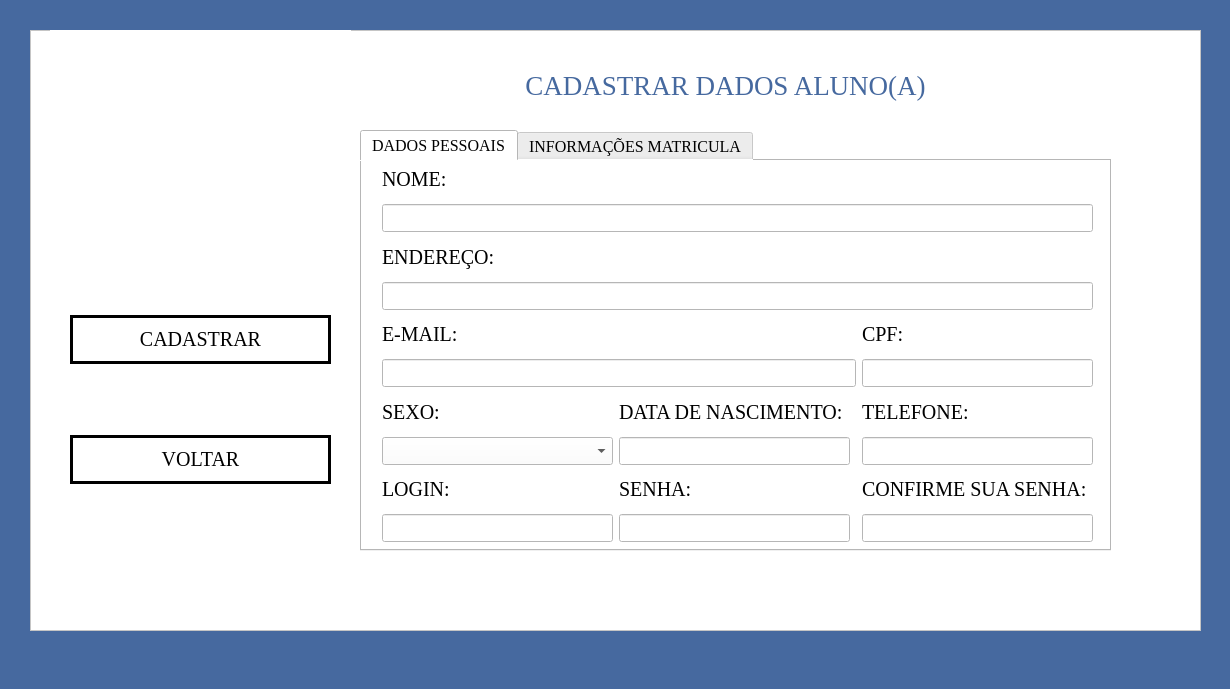
<?xml version="1.0" encoding="UTF-8"?>
<ui version="4.0">
 <class>tela_cadastro_alunos</class>
 <widget class="QMainWindow" name="tela_cadastro_alunos">
  <property name="geometry">
   <rect>
    <x>0</x>
    <y>0</y>
    <width>1230</width>
    <height>689</height>
   </rect>
  </property>
  <property name="windowTitle">
   <string>Cadastradar Aluno(a)</string>
  </property>
  <property name="windowIcon">
   <iconset>
    <normaloff>imagens/diplomado.png</normaloff>imagens/diplomado.png</iconset>
  </property>
  <property name="styleSheet">
   <string notr="true">background-color:rgb(70, 105, 159);</string>
  </property>
  <widget class="QWidget" name="centralwidget">
   <widget class="QFrame" name="frame">
    <property name="geometry">
     <rect>
      <x>30</x>
      <y>30</y>
      <width>1171</width>
      <height>601</height>
     </rect>
    </property>
    <property name="styleSheet">
     <string notr="true">background-color: rgb(255, 255, 255);</string>
    </property>
    <property name="frameShape">
     <enum>QFrame::StyledPanel</enum>
    </property>
    <property name="frameShadow">
     <enum>QFrame::Raised</enum>
    </property>
    <widget class="QTabWidget" name="tabWidget">
     <property name="geometry">
      <rect>
       <x>330</x>
       <y>100</y>
       <width>751</width>
       <height>421</height>
      </rect>
     </property>
     <property name="maximumSize">
      <size>
       <width>751</width>
       <height>16777215</height>
      </size>
     </property>
     <property name="font">
      <font>
       <family>Georgia</family>
       <pointsize>12</pointsize>
      </font>
     </property>
     <property name="currentIndex">
      <number>0</number>
     </property>
     <widget class="QWidget" name="tab">
      <attribute name="title">
       <string>DADOS PESSOAIS</string>
      </attribute>
      <widget class="QWidget" name="layoutWidget">
       <property name="geometry">
        <rect>
         <x>20</x>
         <y>0</y>
         <width>711</width>
         <height>381</height>
        </rect>
       </property>
       <layout class="QGridLayout" name="gridLayout">
        <item row="8" column="1">
         <widget class="QLabel" name="label_36">
          <property name="font">
           <font>
            <family>Georgia</family>
            <pointsize>15</pointsize>
            <weight>50</weight>
            <bold>false</bold>
           </font>
          </property>
          <property name="styleSheet">
           <string notr="true">background-color: transparent;</string>
          </property>
          <property name="text">
           <string>DATA DE NASCIMENTO:</string>
          </property>
         </widget>
        </item>
        <item row="10" column="1">
         <widget class="QLabel" name="label_44">
          <property name="font">
           <font>
            <family>Georgia</family>
            <pointsize>15</pointsize>
            <weight>50</weight>
            <bold>false</bold>
           </font>
          </property>
          <property name="styleSheet">
           <string notr="true">background-color: transparent;</string>
          </property>
          <property name="text">
           <string>SENHA:</string>
          </property>
         </widget>
        </item>
        <item row="10" column="0">
         <widget class="QLabel" name="label_42">
          <property name="font">
           <font>
            <family>Georgia</family>
            <pointsize>15</pointsize>
            <weight>50</weight>
            <bold>false</bold>
           </font>
          </property>
          <property name="styleSheet">
           <string notr="true">background-color: transparent;</string>
          </property>
          <property name="text">
           <string>LOGIN:</string>
          </property>
         </widget>
        </item>
        <item row="10" column="3">
         <widget class="QLabel" name="label_45">
          <property name="font">
           <font>
            <family>Georgia</family>
            <pointsize>15</pointsize>
            <weight>50</weight>
            <bold>false</bold>
           </font>
          </property>
          <property name="styleSheet">
           <string notr="true">background-color: transparent;</string>
          </property>
          <property name="text">
           <string>CONFIRME SUA SENHA:</string>
          </property>
         </widget>
        </item>
        <item row="11" column="1">
         <widget class="QLineEdit" name="lineEdit_39">
          <property name="font">
           <font>
            <family>Georgia</family>
            <pointsize>13</pointsize>
            <weight>50</weight>
            <bold>false</bold>
           </font>
          </property>
          <property name="styleSheet">
           <string notr="true">background-color:rgb(255, 255, 255);
border-radius:13px;
border-style:outset;
border-width:2px;
border-color:rgb(70, 105, 159);
color:rgb(70, 105, 159)
;
LineEdit {
    background-color: transparent;
    border: 1px solid black;
    border-radius: 3px;
    padding: 6px;
}</string>
          </property>
          <property name="text">
           <string/>
          </property>
          <property name="placeholderText">
           <string/>
          </property>
         </widget>
        </item>
        <item row="11" column="3">
         <widget class="QLineEdit" name="lineEdit_40">
          <property name="font">
           <font>
            <family>Georgia</family>
            <pointsize>13</pointsize>
            <weight>50</weight>
            <bold>false</bold>
           </font>
          </property>
          <property name="styleSheet">
           <string notr="true">background-color:rgb(255, 255, 255);
border-radius:13px;
border-style:outset;
border-width:2px;
border-color:rgb(70, 105, 159);
color:rgb(70, 105, 159)
;
LineEdit {
    background-color: transparent;
    border: 1px solid black;
    border-radius: 3px;
    padding: 6px;
}</string>
          </property>
          <property name="text">
           <string/>
          </property>
          <property name="placeholderText">
           <string/>
          </property>
         </widget>
        </item>
        <item row="9" column="0">
         <widget class="QComboBox" name="comboBox_2">
          <property name="font">
           <font>
            <family>Georgia</family>
            <pointsize>13</pointsize>
            <weight>50</weight>
            <bold>false</bold>
           </font>
          </property>
          <property name="styleSheet">
           <string notr="true">background-color:rgb(255, 255, 255);
border-radius:13px;
border-style:outset;
border-width:2px;
border-color:rgb(70, 105, 159);
color:rgb(70, 105, 159)
;
LineEdit {
    background-color: transparent;
    border: 1px solid black;
    border-radius: 3px;
    padding: 6px;
}</string>
          </property>
          <item>
           <property name="text">
            <string/>
           </property>
          </item>
          <item>
           <property name="text">
            <string>MASCULINO</string>
           </property>
          </item>
          <item>
           <property name="text">
            <string>FEMININO</string>
           </property>
          </item>
          <item>
           <property name="text">
            <string>OUTROS</string>
           </property>
          </item>
          <item>
           <property name="text">
            <string>NÃO QUERO DECLARAR</string>
           </property>
          </item>
         </widget>
        </item>
        <item row="6" column="0">
         <widget class="QLabel" name="label_43">
          <property name="font">
           <font>
            <family>Georgia</family>
            <pointsize>15</pointsize>
            <weight>50</weight>
            <bold>false</bold>
           </font>
          </property>
          <property name="styleSheet">
           <string notr="true">background-color: transparent;</string>
          </property>
          <property name="text">
           <string>E-MAIL:</string>
          </property>
         </widget>
        </item>
        <item row="11" column="0">
         <widget class="QLineEdit" name="lineEdit_38">
          <property name="font">
           <font>
            <family>Georgia</family>
            <pointsize>13</pointsize>
            <weight>50</weight>
            <bold>false</bold>
           </font>
          </property>
          <property name="styleSheet">
           <string notr="true">background-color:rgb(255, 255, 255);
border-radius:13px;
border-style:outset;
border-width:2px;
border-color:rgb(70, 105, 159);
color:rgb(70, 105, 159)
;
LineEdit {
    background-color: transparent;
    border: 1px solid black;
    border-radius: 3px;
    padding: 6px;
}</string>
          </property>
          <property name="text">
           <string/>
          </property>
          <property name="placeholderText">
           <string/>
          </property>
         </widget>
        </item>
        <item row="9" column="1">
         <widget class="QLineEdit" name="lineEdit_32">
          <property name="font">
           <font>
            <family>Georgia</family>
            <pointsize>13</pointsize>
            <weight>50</weight>
            <bold>false</bold>
           </font>
          </property>
          <property name="styleSheet">
           <string notr="true">background-color:rgb(255, 255, 255);
border-radius:13px;
border-style:outset;
border-width:2px;
border-color:rgb(70, 105, 159);
color:rgb(70, 105, 159)
;
LineEdit {
    background-color: transparent;
    border: 1px solid black;
    border-radius: 3px;
    padding: 6px;
}</string>
          </property>
          <property name="text">
           <string/>
          </property>
          <property name="placeholderText">
           <string/>
          </property>
         </widget>
        </item>
        <item row="8" column="0">
         <widget class="QLabel" name="label_41">
          <property name="font">
           <font>
            <family>Georgia</family>
            <pointsize>15</pointsize>
            <weight>50</weight>
            <bold>false</bold>
           </font>
          </property>
          <property name="styleSheet">
           <string notr="true">background-color: transparent;</string>
          </property>
          <property name="text">
           <string>SEXO:</string>
          </property>
         </widget>
        </item>
        <item row="8" column="3">
         <widget class="QLabel" name="label_37">
          <property name="font">
           <font>
            <family>Georgia</family>
            <pointsize>15</pointsize>
            <weight>50</weight>
            <bold>false</bold>
           </font>
          </property>
          <property name="styleSheet">
           <string notr="true">background-color: transparent;</string>
          </property>
          <property name="text">
           <string>TELEFONE:</string>
          </property>
         </widget>
        </item>
        <item row="9" column="3">
         <widget class="QLineEdit" name="lineEdit_33">
          <property name="font">
           <font>
            <family>Georgia</family>
            <pointsize>13</pointsize>
            <weight>50</weight>
            <bold>false</bold>
           </font>
          </property>
          <property name="styleSheet">
           <string notr="true">background-color:rgb(255, 255, 255);
border-radius:13px;
border-style:outset;
border-width:2px;
border-color:rgb(70, 105, 159);
color:rgb(70, 105, 159)
;
LineEdit {
    background-color: transparent;
    border: 1px solid black;
    border-radius: 3px;
    padding: 6px;
}</string>
          </property>
          <property name="text">
           <string/>
          </property>
          <property name="placeholderText">
           <string/>
          </property>
         </widget>
        </item>
        <item row="2" column="0" colspan="3">
         <widget class="QLabel" name="label_38">
          <property name="font">
           <font>
            <family>Georgia</family>
            <pointsize>15</pointsize>
            <weight>50</weight>
            <bold>false</bold>
           </font>
          </property>
          <property name="styleSheet">
           <string notr="true">background-color: transparent;</string>
          </property>
          <property name="text">
           <string>ENDEREÇO:</string>
          </property>
         </widget>
        </item>
        <item row="0" column="0">
         <widget class="QLabel" name="label_35">
          <property name="font">
           <font>
            <family>Georgia</family>
            <pointsize>15</pointsize>
            <weight>50</weight>
            <bold>false</bold>
           </font>
          </property>
          <property name="styleSheet">
           <string notr="true">background-color: transparent;</string>
          </property>
          <property name="text">
           <string>NOME:</string>
          </property>
         </widget>
        </item>
        <item row="4" column="0" colspan="4">
         <widget class="QLineEdit" name="lineEdit_34">
          <property name="font">
           <font>
            <pointsize>13</pointsize>
           </font>
          </property>
          <property name="styleSheet">
           <string notr="true">background-color:rgb(255, 255, 255);
border-radius:13px;
border-style:outset;
border-width:2px;
border-color:rgb(70, 105, 159);
color:rgb(70, 105, 159)
;
LineEdit {
    background-color: transparent;
    border: 1px solid black;
    border-radius: 3px;
    padding: 6px;
}</string>
          </property>
          <property name="text">
           <string/>
          </property>
          <property name="placeholderText">
           <string/>
          </property>
         </widget>
        </item>
        <item row="7" column="0" colspan="3">
         <widget class="QLineEdit" name="lineEdit_37">
          <property name="font">
           <font>
            <family>Georgia</family>
            <pointsize>13</pointsize>
            <weight>50</weight>
            <bold>false</bold>
           </font>
          </property>
          <property name="styleSheet">
           <string notr="true">background-color:rgb(255, 255, 255);
border-radius:13px;
border-style:outset;
border-width:2px;
border-color:rgb(70, 105, 159);
color:rgb(70, 105, 159)
;
LineEdit {
    background-color: transparent;
    border: 1px solid black;
    border-radius: 3px;
    padding: 6px;
}</string>
          </property>
          <property name="text">
           <string/>
          </property>
          <property name="placeholderText">
           <string/>
          </property>
         </widget>
        </item>
        <item row="6" column="3">
         <widget class="QLabel" name="label_39">
          <property name="font">
           <font>
            <family>Georgia</family>
            <pointsize>15</pointsize>
            <weight>50</weight>
            <bold>false</bold>
           </font>
          </property>
          <property name="styleSheet">
           <string notr="true">background-color: transparent;</string>
          </property>
          <property name="text">
           <string>CPF:</string>
          </property>
         </widget>
        </item>
        <item row="7" column="3">
         <widget class="QLineEdit" name="lineEdit_35">
          <property name="font">
           <font>
            <pointsize>13</pointsize>
           </font>
          </property>
          <property name="styleSheet">
           <string notr="true">background-color:rgb(255, 255, 255);
border-radius:13px;
border-style:outset;
border-width:2px;
border-color:rgb(70, 105, 159);
color:rgb(70, 105, 159)
;
LineEdit {
    background-color: transparent;
    border: 1px solid black;
    border-radius: 3px;
    padding: 6px;
}</string>
          </property>
          <property name="text">
           <string/>
          </property>
          <property name="placeholderText">
           <string/>
          </property>
         </widget>
        </item>
        <item row="1" column="0" colspan="4">
         <widget class="QLineEdit" name="lineEdit_31">
          <property name="font">
           <font>
            <family>Georgia</family>
            <pointsize>13</pointsize>
            <weight>50</weight>
            <bold>false</bold>
           </font>
          </property>
          <property name="styleSheet">
           <string notr="true">background-color:rgb(255, 255, 255);
border-radius:13px;
border-style:outset;
border-width:2px;
border-color:rgb(70, 105, 159);
color:rgb(70, 105, 159)
;
LineEdit {
    background-color: transparent;
    border: 1px solid black;
    border-radius: 3px;
    padding: 6px;
}</string>
          </property>
          <property name="text">
           <string/>
          </property>
          <property name="placeholderText">
           <string/>
          </property>
         </widget>
        </item>
       </layout>
      </widget>
     </widget>
     <widget class="QWidget" name="widget">
      <attribute name="title">
       <string>INFORMAÇÕES MATRICULA</string>
      </attribute>
      <widget class="QWidget" name="layoutWidget">
       <property name="geometry">
        <rect>
         <x>10</x>
         <y>20</y>
         <width>721</width>
         <height>201</height>
        </rect>
       </property>
       <layout class="QGridLayout" name="gridLayout_2">
        <item row="0" column="0">
         <widget class="QLabel" name="label_46">
          <property name="font">
           <font>
            <family>Georgia</family>
            <pointsize>15</pointsize>
           </font>
          </property>
          <property name="styleSheet">
           <string notr="true">background-color: transparent;</string>
          </property>
          <property name="text">
           <string>DATA DE MATRÍCULA:</string>
          </property>
         </widget>
        </item>
        <item row="0" column="1">
         <widget class="QLabel" name="label_47">
          <property name="font">
           <font>
            <family>Georgia</family>
            <pointsize>15</pointsize>
           </font>
          </property>
          <property name="styleSheet">
           <string notr="true">background-color: transparent;</string>
          </property>
          <property name="text">
           <string>CURSO:</string>
          </property>
         </widget>
        </item>
        <item row="1" column="0">
         <widget class="QLineEdit" name="lineEdit_41">
          <property name="font">
           <font>
            <family>Georgia</family>
            <pointsize>13</pointsize>
           </font>
          </property>
          <property name="styleSheet">
           <string notr="true">background-color:rgb(255, 255, 255);
border-radius:13px;
border-style:outset;
border-width:2px;
border-color:rgb(70, 105, 159);
color:rgb(70, 105, 159)
;
LineEdit {
    background-color: transparent;
    border: 1px solid black;
    border-radius: 3px;
    padding: 6px;
}</string>
          </property>
          <property name="text">
           <string/>
          </property>
          <property name="placeholderText">
           <string/>
          </property>
         </widget>
        </item>
        <item row="1" column="1">
         <widget class="QComboBox" name="comboBox_3">
          <property name="font">
           <font>
            <family>Georgia</family>
            <pointsize>13</pointsize>
           </font>
          </property>
          <property name="styleSheet">
           <string notr="true">background-color:rgb(255, 255, 255);
border-radius:13px;
border-style:outset;
border-width:2px;
border-color:rgb(70, 105, 159);
color:rgb(70, 105, 159)
;
LineEdit {
    background-color: transparent;
    border: 1px solid black;
    border-radius: 3px;
    padding: 6px;
}</string>
          </property>
          <item>
           <property name="text">
            <string/>
           </property>
          </item>
          <item>
           <property name="text">
            <string>NUTRIÇÃO</string>
           </property>
          </item>
          <item>
           <property name="text">
            <string>ENGENHARIA DA COMPUTAÇÃO</string>
           </property>
          </item>
          <item>
           <property name="text">
            <string>LETRAS</string>
           </property>
          </item>
          <item>
           <property name="text">
            <string>EDUCAÇÃO FÍSICA</string>
           </property>
          </item>
          <item>
           <property name="text">
            <string/>
           </property>
          </item>
         </widget>
        </item>
        <item row="2" column="0">
         <widget class="QLabel" name="label_48">
          <property name="font">
           <font>
            <family>Georgia</family>
            <pointsize>15</pointsize>
           </font>
          </property>
          <property name="styleSheet">
           <string notr="true">background-color: transparent;</string>
          </property>
          <property name="text">
           <string>CARGA HORÁRIA CURSO:</string>
          </property>
         </widget>
        </item>
        <item row="2" column="1">
         <widget class="QLabel" name="label_50">
          <property name="font">
           <font>
            <family>Georgia</family>
            <pointsize>15</pointsize>
           </font>
          </property>
          <property name="styleSheet">
           <string notr="true">background-color: transparent;</string>
          </property>
          <property name="text">
           <string>TURNO:</string>
          </property>
         </widget>
        </item>
        <item row="3" column="0">
         <widget class="QLineEdit" name="lineEdit_42">
          <property name="font">
           <font>
            <family>Georgia</family>
            <pointsize>13</pointsize>
           </font>
          </property>
          <property name="styleSheet">
           <string notr="true">background-color:rgb(255, 255, 255);
border-radius:13px;
border-style:outset;
border-width:2px;
border-color:rgb(70, 105, 159);
color:rgb(70, 105, 159)
;
LineEdit {
    background-color: transparent;
    border: 1px solid black;
    border-radius: 3px;
    padding: 6px;
}</string>
          </property>
          <property name="text">
           <string/>
          </property>
          <property name="placeholderText">
           <string/>
          </property>
         </widget>
        </item>
        <item row="3" column="1">
         <widget class="QComboBox" name="comboBox_4">
          <property name="font">
           <font>
            <family>Georgia</family>
            <pointsize>13</pointsize>
           </font>
          </property>
          <property name="styleSheet">
           <string notr="true">background-color:rgb(255, 255, 255);
border-radius:13px;
border-style:outset;
border-width:2px;
border-color:rgb(70, 105, 159);
color:rgb(70, 105, 159)
;
LineEdit {
    background-color: transparent;
    border: 1px solid black;
    border-radius: 3px;
    padding: 6px;
}</string>
          </property>
          <item>
           <property name="text">
            <string/>
           </property>
          </item>
          <item>
           <property name="text">
            <string/>
           </property>
          </item>
          <item>
           <property name="text">
            <string>MANHÃ</string>
           </property>
          </item>
          <item>
           <property name="text">
            <string>TARDE</string>
           </property>
          </item>
          <item>
           <property name="text">
            <string>NOITE</string>
           </property>
          </item>
         </widget>
        </item>
       </layout>
      </widget>
     </widget>
    </widget>
    <widget class="QLabel" name="label_2">
     <property name="geometry">
      <rect>
       <x>20</x>
       <y>0</y>
       <width>301</width>
       <height>261</height>
      </rect>
     </property>
     <property name="text">
      <string/>
     </property>
     <property name="pixmap">
      <pixmap>imagens/LOGO_UNIVERS.png</pixmap>
     </property>
     <property name="scaledContents">
      <bool>true</bool>
     </property>
    </widget>
    <widget class="QLabel" name="label_4">
     <property name="geometry">
      <rect>
       <x>480</x>
       <y>20</y>
       <width>431</width>
       <height>71</height>
      </rect>
     </property>
     <property name="font">
      <font>
       <family>Georgia</family>
       <pointsize>20</pointsize>
      </font>
     </property>
     <property name="styleSheet">
      <string notr="true">color:rgb(70, 105, 159);</string>
     </property>
     <property name="text">
      <string>CADASTRAR DADOS ALUNO(A)</string>
     </property>
     <property name="alignment">
      <set>Qt::AlignCenter</set>
     </property>
    </widget>
    <widget class="QLabel" name="label">
     <property name="geometry">
      <rect>
       <x>380</x>
       <y>550</y>
       <width>381</width>
       <height>31</height>
      </rect>
     </property>
     <property name="styleSheet">
      <string notr="true">BACKGROUND-COLOR:rgb(255, 255, 255);
COLOR:rgb(70, 105, 159)</string>
     </property>
     <property name="text">
      <string/>
     </property>
    </widget>
    <widget class="QWidget" name="layoutWidget">
     <property name="geometry">
      <rect>
       <x>40</x>
       <y>220</y>
       <width>261</width>
       <height>301</height>
      </rect>
     </property>
     <layout class="QVBoxLayout" name="verticalLayout">
      <item>
       <widget class="QPushButton" name="botao_cadastrar_alunos">
        <property name="font">
         <font>
          <family>Georgia</family>
          <pointsize>15</pointsize>
          <weight>50</weight>
          <bold>false</bold>
         </font>
        </property>
        <property name="cursor">
         <cursorShape>UpArrowCursor</cursorShape>
        </property>
        <property name="styleSheet">
         <string notr="true">QPushButton:hover{
	background-color: lightblue
}
QPushButton{
border:3px solid black;
border-radius: 25px;
padding: 10px;
}</string>
        </property>
        <property name="text">
         <string>CADASTRAR</string>
        </property>
        <property name="icon">
         <iconset>
          <normaloff>imagens/6722157001674724201-32.png</normaloff>imagens/6722157001674724201-32.png</iconset>
        </property>
        <property name="iconSize">
         <size>
          <width>30</width>
          <height>30</height>
         </size>
        </property>
       </widget>
      </item>
      <item>
       <widget class="QPushButton" name="botao_voltar">
        <property name="font">
         <font>
          <family>Georgia</family>
          <pointsize>15</pointsize>
          <weight>50</weight>
          <bold>false</bold>
         </font>
        </property>
        <property name="cursor">
         <cursorShape>UpArrowCursor</cursorShape>
        </property>
        <property name="styleSheet">
         <string notr="true">QPushButton:hover{
	background-color: lightblue
}
QPushButton{
border:3px solid black;
border-radius: 25px;
padding: 10px;
}</string>
        </property>
        <property name="text">
         <string>VOLTAR</string>
        </property>
        <property name="icon">
         <iconset>
          <normaloff>imagens/9868474931649315515-128.png</normaloff>imagens/9868474931649315515-128.png</iconset>
        </property>
        <property name="iconSize">
         <size>
          <width>30</width>
          <height>30</height>
         </size>
        </property>
       </widget>
      </item>
     </layout>
    </widget>
   </widget>
  </widget>
 </widget>
 <resources/>
 <connections/>
</ui>
